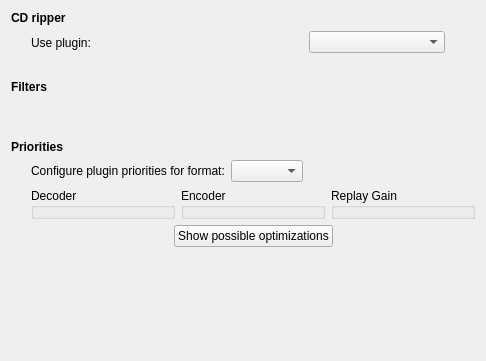
<?xml version="1.0" encoding="UTF-8"?>
<ui version="4.0">
 <class>ConfigBackendsPage</class>
 <widget class="QWidget" name="ConfigBackendsPage">
  <property name="geometry">
   <rect>
    <x>0</x>
    <y>0</y>
    <width>486</width>
    <height>361</height>
   </rect>
  </property>
  <property name="windowTitle">
   <string>Form</string>
  </property>
  <layout class="QVBoxLayout" name="verticalLayout_2">
   <item>
    <widget class="QLabel" name="label">
     <property name="font">
      <font>
       <weight>75</weight>
       <bold>true</bold>
      </font>
     </property>
     <property name="text">
      <string>CD ripper</string>
     </property>
    </widget>
   </item>
   <item>
    <layout class="QHBoxLayout" name="horizontalLayout_5" stretch="0,1">
     <item>
      <spacer name="horizontalSpacer">
       <property name="orientation">
        <enum>Qt::Horizontal</enum>
       </property>
       <property name="sizeType">
        <enum>QSizePolicy::Fixed</enum>
       </property>
       <property name="sizeHint" stdset="0">
        <size>
         <width>20</width>
         <height>20</height>
        </size>
       </property>
      </spacer>
     </item>
     <item>
      <layout class="QGridLayout" name="gridLayout" columnstretch="2,1,0">
       <item row="0" column="0">
        <widget class="QLabel" name="label_4">
         <property name="text">
          <string>Use plugin:</string>
         </property>
        </widget>
       </item>
       <item row="0" column="1">
        <widget class="QComboBox" name="ripperComboBox"/>
       </item>
       <item row="0" column="2">
        <widget class="QToolButton" name="configureRipperButton">
         <property name="text">
          <string/>
         </property>
         <property name="icon">
          <iconset theme="configure">
           <normaloff/>
          </iconset>
         </property>
         <property name="autoRaise">
          <bool>true</bool>
         </property>
        </widget>
       </item>
      </layout>
     </item>
    </layout>
   </item>
   <item>
    <spacer name="verticalSpacer">
     <property name="orientation">
      <enum>Qt::Vertical</enum>
     </property>
     <property name="sizeType">
      <enum>QSizePolicy::Fixed</enum>
     </property>
     <property name="sizeHint" stdset="0">
      <size>
       <width>20</width>
       <height>20</height>
      </size>
     </property>
    </spacer>
   </item>
   <item>
    <widget class="QLabel" name="label_2">
     <property name="font">
      <font>
       <weight>75</weight>
       <bold>true</bold>
      </font>
     </property>
     <property name="text">
      <string>Filters</string>
     </property>
    </widget>
   </item>
   <item>
    <layout class="QHBoxLayout" name="horizontalLayout_6" stretch="0,1">
     <item>
      <spacer name="horizontalSpacer_2">
       <property name="orientation">
        <enum>Qt::Horizontal</enum>
       </property>
       <property name="sizeType">
        <enum>QSizePolicy::Fixed</enum>
       </property>
       <property name="sizeHint" stdset="0">
        <size>
         <width>20</width>
         <height>20</height>
        </size>
       </property>
      </spacer>
     </item>
     <item>
      <layout class="QGridLayout" name="filtersGridLayout"/>
     </item>
    </layout>
   </item>
   <item>
    <spacer name="verticalSpacer_2">
     <property name="orientation">
      <enum>Qt::Vertical</enum>
     </property>
     <property name="sizeType">
      <enum>QSizePolicy::Fixed</enum>
     </property>
     <property name="sizeHint" stdset="0">
      <size>
       <width>20</width>
       <height>20</height>
      </size>
     </property>
    </spacer>
   </item>
   <item>
    <widget class="QLabel" name="label_3">
     <property name="font">
      <font>
       <weight>75</weight>
       <bold>true</bold>
      </font>
     </property>
     <property name="text">
      <string>Priorities</string>
     </property>
    </widget>
   </item>
   <item>
    <layout class="QHBoxLayout" name="horizontalLayout_4" stretch="0,1">
     <item>
      <spacer name="horizontalSpacer_3">
       <property name="orientation">
        <enum>Qt::Horizontal</enum>
       </property>
       <property name="sizeType">
        <enum>QSizePolicy::Fixed</enum>
       </property>
       <property name="sizeHint" stdset="0">
        <size>
         <width>20</width>
         <height>20</height>
        </size>
       </property>
      </spacer>
     </item>
     <item>
      <layout class="QVBoxLayout" name="verticalLayout" stretch="0,1,0">
       <item>
        <layout class="QHBoxLayout" name="horizontalLayout_3">
         <item>
          <widget class="QLabel" name="label_6">
           <property name="text">
            <string>Configure plugin priorities for format:</string>
           </property>
          </widget>
         </item>
         <item>
          <widget class="QComboBox" name="prioritiesFormatComboBox"/>
         </item>
         <item>
          <spacer name="horizontalSpacer_6">
           <property name="orientation">
            <enum>Qt::Horizontal</enum>
           </property>
           <property name="sizeHint" stdset="0">
            <size>
             <width>40</width>
             <height>20</height>
            </size>
           </property>
          </spacer>
         </item>
        </layout>
       </item>
       <item>
        <layout class="QHBoxLayout" name="horizontalLayout_2">
         <item>
          <widget class="BackendsGroupBox" name="prioritiesDecodersGroupBox">
           <property name="title">
            <string>Decoder</string>
           </property>
          </widget>
         </item>
         <item>
          <widget class="BackendsGroupBox" name="prioritiesEncodersGroupBox">
           <property name="title">
            <string>Encoder</string>
           </property>
          </widget>
         </item>
         <item>
          <widget class="BackendsGroupBox" name="prioritiesReplaygainGroupBox">
           <property name="title">
            <string>Replay Gain</string>
           </property>
          </widget>
         </item>
        </layout>
       </item>
       <item>
        <layout class="QHBoxLayout" name="horizontalLayout">
         <item>
          <spacer name="horizontalSpacer_4">
           <property name="orientation">
            <enum>Qt::Horizontal</enum>
           </property>
           <property name="sizeHint" stdset="0">
            <size>
             <width>40</width>
             <height>20</height>
            </size>
           </property>
          </spacer>
         </item>
         <item>
          <widget class="QPushButton" name="optimizeButton">
           <property name="text">
            <string>Show possible optimizations</string>
           </property>
           <property name="icon">
            <iconset theme="games-solve">
             <normaloff/>
            </iconset>
           </property>
          </widget>
         </item>
         <item>
          <spacer name="horizontalSpacer_5">
           <property name="orientation">
            <enum>Qt::Horizontal</enum>
           </property>
           <property name="sizeHint" stdset="0">
            <size>
             <width>40</width>
             <height>20</height>
            </size>
           </property>
          </spacer>
         </item>
        </layout>
       </item>
      </layout>
     </item>
    </layout>
   </item>
   <item>
    <spacer name="verticalSpacer_3">
     <property name="orientation">
      <enum>Qt::Vertical</enum>
     </property>
     <property name="sizeHint" stdset="0">
      <size>
       <width>20</width>
       <height>216</height>
      </size>
     </property>
    </spacer>
   </item>
  </layout>
 </widget>
 <customwidgets>
  <customwidget>
   <class>BackendsGroupBox</class>
   <extends>QGroupBox</extends>
   <header>backendsgroupbox.h</header>
   <container>1</container>
  </customwidget>
 </customwidgets>
 <resources/>
 <connections/>
</ui>
